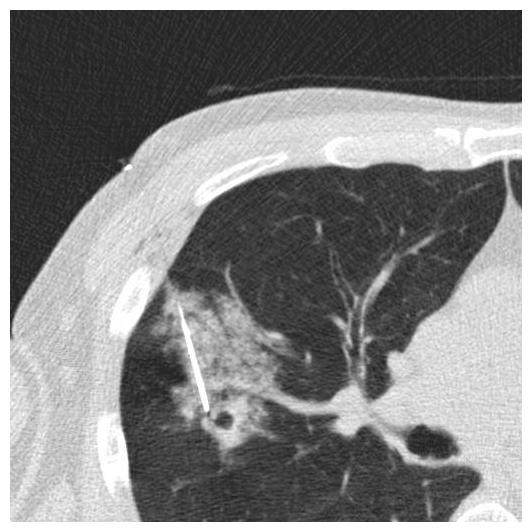
#> input picture image1_border.jpg, 532 x 532 px; its folder holds only this picture in this run
$ python -i preprocessing_utils-1.py   (imports and definitions only)
#> lines starting #> are read from the running program, lines starting #| are printed output that depends on the picture; after the words box and inside, x2 and y2 are one past the last pixel; in counts of white or black regions, pixels touching at a corner belong together
#> further down, picture is the input picture: shape (532, 532); min 24, max 255, mean 130.9
import numpy as np
import pydicom
import os
import sys
import glob
import numpy as np
from skimage.segmentation import clear_border
from scipy import ndimage
from skimage.morphology import ball, disk, dilation, binary_erosion, remove_small_objects, erosion, closing, reconstruction, binary_closing
from skimage.measure import label, regionprops, perimeter
from skimage.morphology import binary_dilation, binary_opening
from skimage.filters import roberts, sobel
from skimage.filters import threshold_otsu
import itertools


def segment_lungs(im):
    """
    Using a 2D image as input (in the form of an array), this function will generate a binary mask and an output image that both only show the lungs.
    """
    ##### BINARIZE IMAGE
    # first anything <0 (as some images are negative)
    im_b = np.where(im<0, 0, im)
    #then based on otsu thresholding
    thresh = threshold_otsu(im_b)
#> thresh = 136
    binary = im_b > thresh
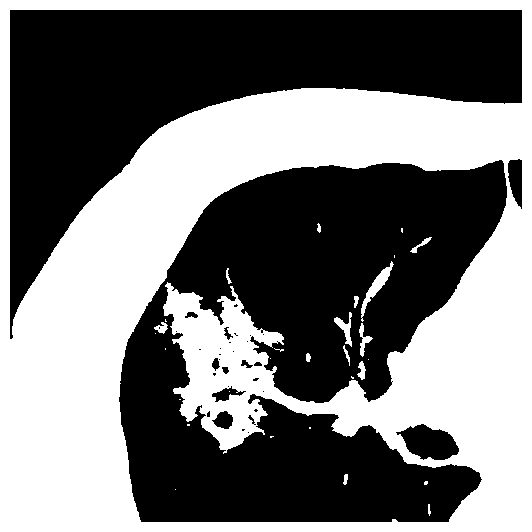
#> binary: shape (532, 532) bool; 46.2% white; 30 white regions (16 under 20 px), largest, box (x1, y1, x2, y2) and area: (0, 0, 532, 532) 129229, (361, 261, 394, 322) 432, (334, 312, 352, 347) 229

    #invert the image to make the lungs the ROIs
    binary = np.invert(binary)

    ##### GENERATE BORDER OF THE BINARIES
    cleared = clear_border(binary)

    ##### LABEL DISTINCT BODIES IN IMAGE
    label_image = label(cleared)
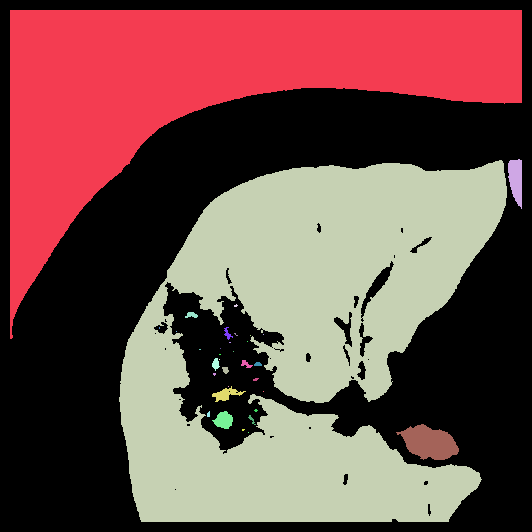
#> label_image: shape (532, 532) int32; 35 distinct labels, from 0 to 34; one colour per label, 0 black

    ##### KEEP TWO LARGEST AREAS
    areas = [r.area for r in regionprops(label_image)]
#> areas = 34 values, max 86915 at index 2, min 1 at index 7, mean 4481.2
    areas.sort()
    if len(areas) > 2:
        for region in regionprops(label_image):
            if region.area < areas[-2]:
                for coordinates in region.coords:
                       label_image[coordinates[0], coordinates[1]] = 0
#> this loop made 34 passes
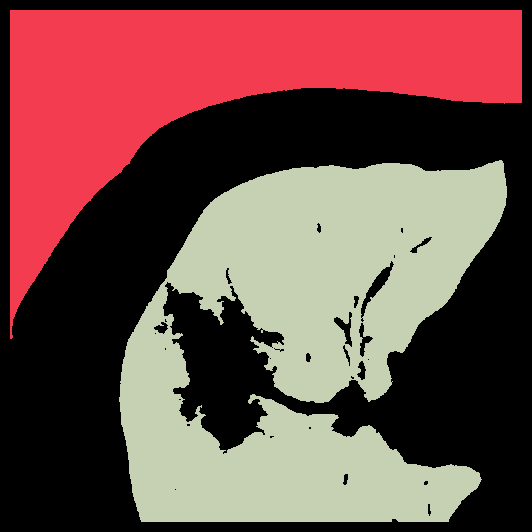
#> label_image: shape (532, 532) int32; 3 distinct labels, from 0 to 3; one colour per label, 0 black
    binary = label_image > 0
#> binary: shape (532, 532) bool; 52.8% white; 29 black regions (15 under 20 px), largest, box (x1, y1, x2, y2) and area: (0, 0, 532, 532) 132045, (361, 261, 394, 322) 432, (334, 312, 352, 347) 229

    ##### EROSION TO GET RID OF ARTIFACTS
    selem = disk(4)
    binary = binary_erosion(binary, selem)
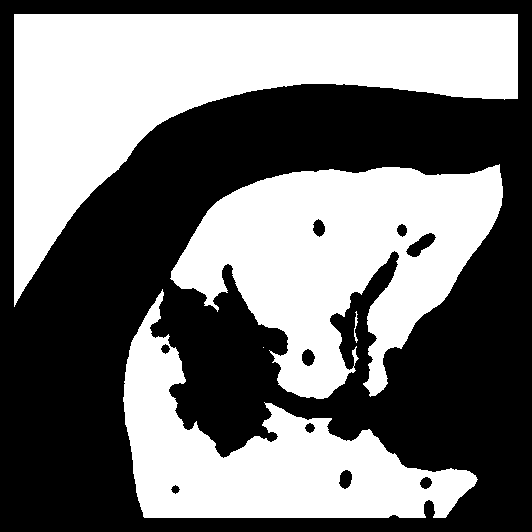
#> binary: shape (532, 532) bool; 46.2% white; 5 white regions (1 under 20 px), largest, box (x1, y1, x2, y2) and area: (14, 14, 518, 307) 56654, (170, 164, 503, 399) 43510, (123, 289, 478, 518) 30425, (354, 311, 358, 343) 57

    ##### DILATION TO BRING BACK LUNG INFORMATION
    selem = disk(4)
    binary = binary_dilation(binary, selem)
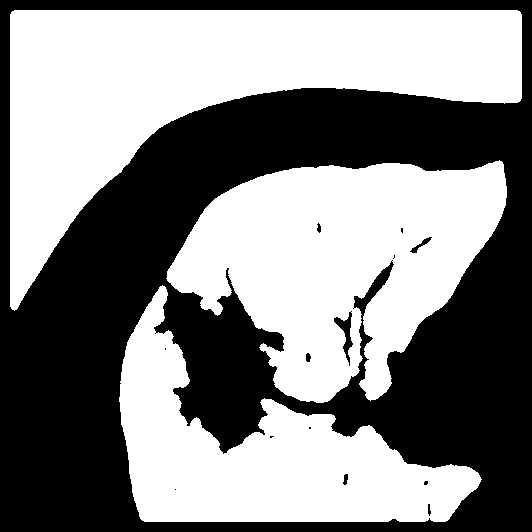
#> binary: shape (532, 532) bool; 52.4% white; 14 black regions (7 under 20 px), largest, box (x1, y1, x2, y2) and area: (0, 0, 532, 532) 134158, (334, 311, 353, 366) 334, (410, 237, 432, 253) 93

    ##### FILL SMALL HOLES
    edges = sobel(binary)
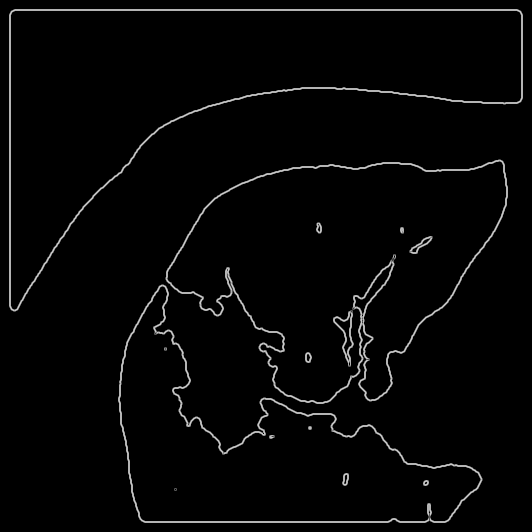
#> edges: shape (532, 532) float64; min 0, max 0.791, mean 0.0229
    binary = ndimage.binary_fill_holes(edges)
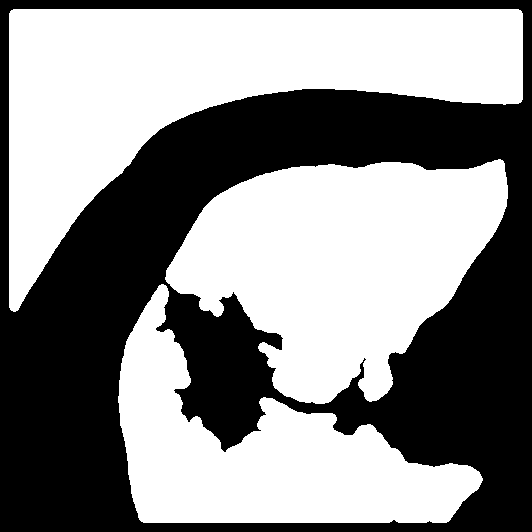
#> binary: shape (532, 532) bool; 54.5% white; 1 black region, box (x1, y1, x2, y2) and area: (0, 0, 532, 532) 128657

    return binary

def bbox2_ND(img):
    """
    Generates a bounding box for 3D image.
    """
    N = img.ndim
    out = []
    for ax in itertools.combinations(range(N), N - 1):
        nonzero = np.any(img, axis=ax)
        out.extend(np.where(nonzero)[0][[0, -1]])
    b = tuple(out)
    img_roi = img[b[4]:b[5],b[2]:b[3],b[0]:b[1]]
    return img_roi

>>> import cv2
>>> picture = cv2.imread('image1_border.jpg', cv2.IMREAD_GRAYSCALE)
>>> result = segment_lungs(picture)
